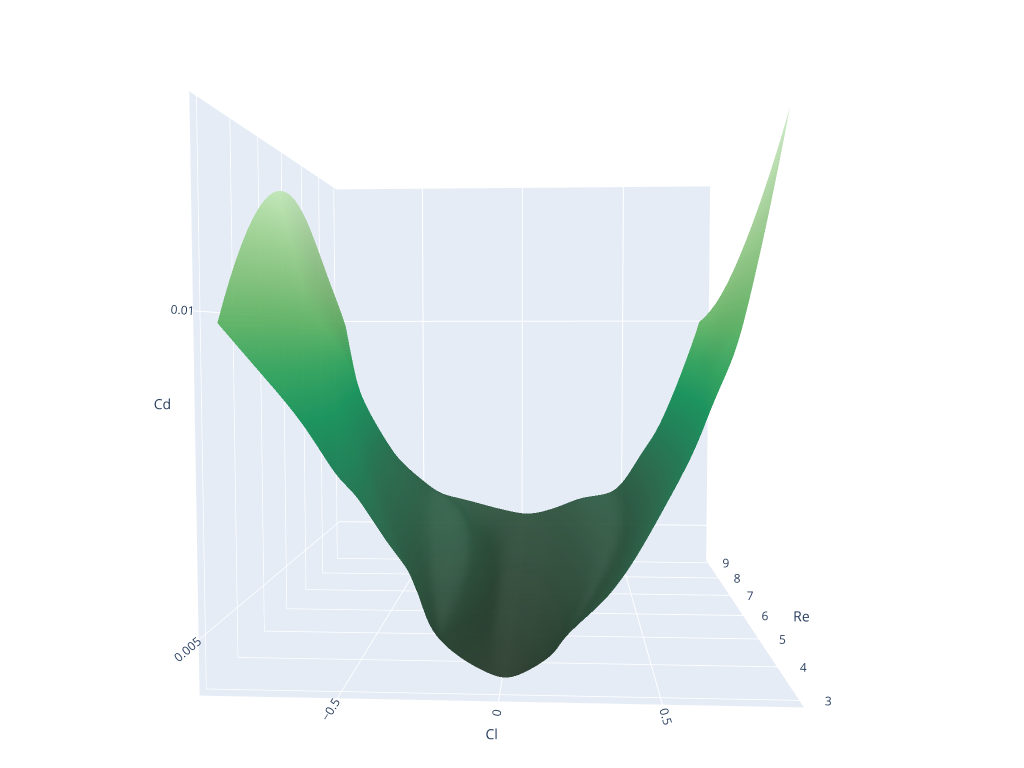

Here is the notebook cell this chart was saved with:
### Code cell
def draw_surface():
    """go.Surface requires a different data structure"""
    data = curves.pivot(index='y', columns='x', values='z')
    fig = go.Figure(go.Surface(
        z=data.values,
        x=data.columns,
        y=data.index,
        showscale=False,
        colorscale='algae',
        opacity=0.9,
        reversescale=True,
        hovertemplate=
        '<b>Cl</b>: %{x}<br>' +
        '<b>Re</b>: %{y}<br>' +
        '<b>Cd</b>: %{z}<extra></extra>'
    ), layout=layout())
    fig.show()

draw_surface()

### Figure 1 — Plotly figure (JSON) as saved in the notebook; plotly's stock layout.template omitted (floating-point values rounded to 4 significant figures; data arrays with more than 128 entries replaced by an {"elided": "..."} marker saying what was removed)
{"data": [{"colorscale": [[0, "rgb(214, 249, 207)"], [0.09091, "rgb(186, 228, 174)"], [0.1818, "rgb(156, 209, 143)"], [0.2727, "rgb(124, 191, 115)"], [0.3636, "rgb(85, 174, 91)"], [0.4545, "rgb(37, 157, 81)"], [0.5455, "rgb(7, 138, 78)"], [0.6364, "rgb(13, 117, 71)"], [0.7273, "rgb(23, 95, 61)"], [0.8182, "rgb(25, 75, 49)"], [0.9091, "rgb(23, 55, 35)"], [1, "rgb(17, 36, 20)"]], "hovertemplate": "<b>Cl</b>: %{x}<br><b>Re</b>: %{y}<br><b>Cd</b>: %{z}<extra></extra>", "opacity": 0.9, "reversescale": true, "showscale": false, "type": "surface", "x": {"elided": "176 float values"}, "y": [3, 3.2, 3.4, 3.6, 3.8, 4, 4.2, 4.4, 4.6, 4.8, 5, 5.2, 5.4, 5.6, 5.8, 6, 6.2, 6.4, 6.6, 6.8, 7, 7.2, 7.4, 7.6, 7.8, 8, 8.2, 8.4, 8.6, 8.8, 9], "z": {"elided": "31x176 float values"}}], "layout": {"height": 768, "legend": {"font": {"size": 12}, "itemsizing": "trace", "title": {"text": "Data"}}, "margin": {"b": 0, "l": 0, "r": 0, "t": 0}, "scene": {"camera": {"eye": {"x": 0.1, "y": -2, "z": 0.1}}, "xaxis": {"title": {"text": "Cl"}}, "yaxis": {"title": {"text": "Re"}}, "zaxis": {"title": {"text": "Cd"}}}, "width": 1024}}
